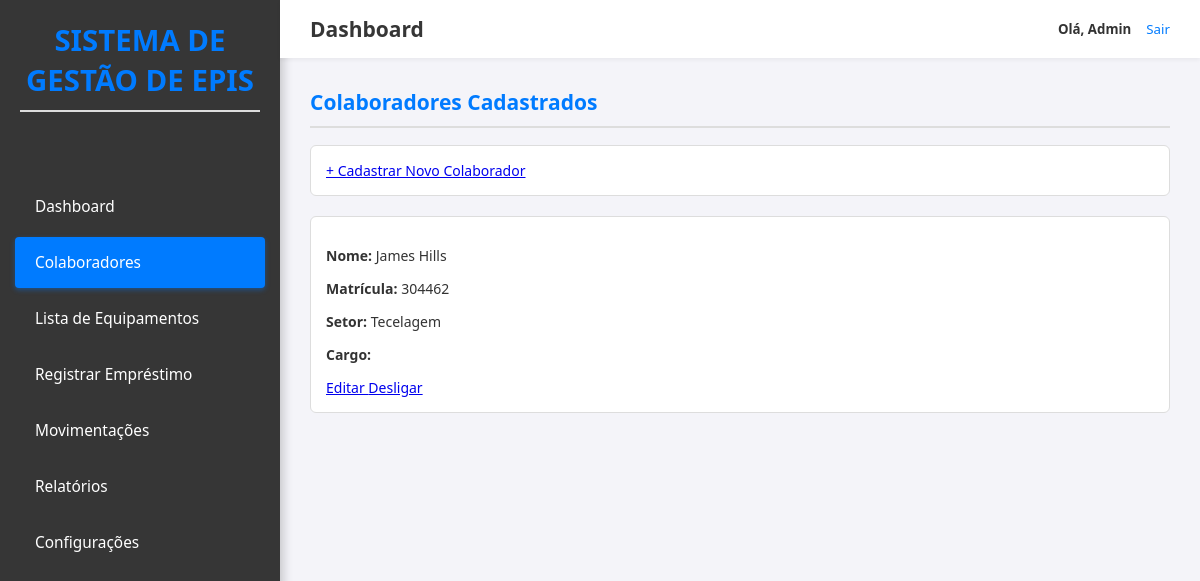
Before: /gerenciar/colaboradores/ (signed in) with the older database file.
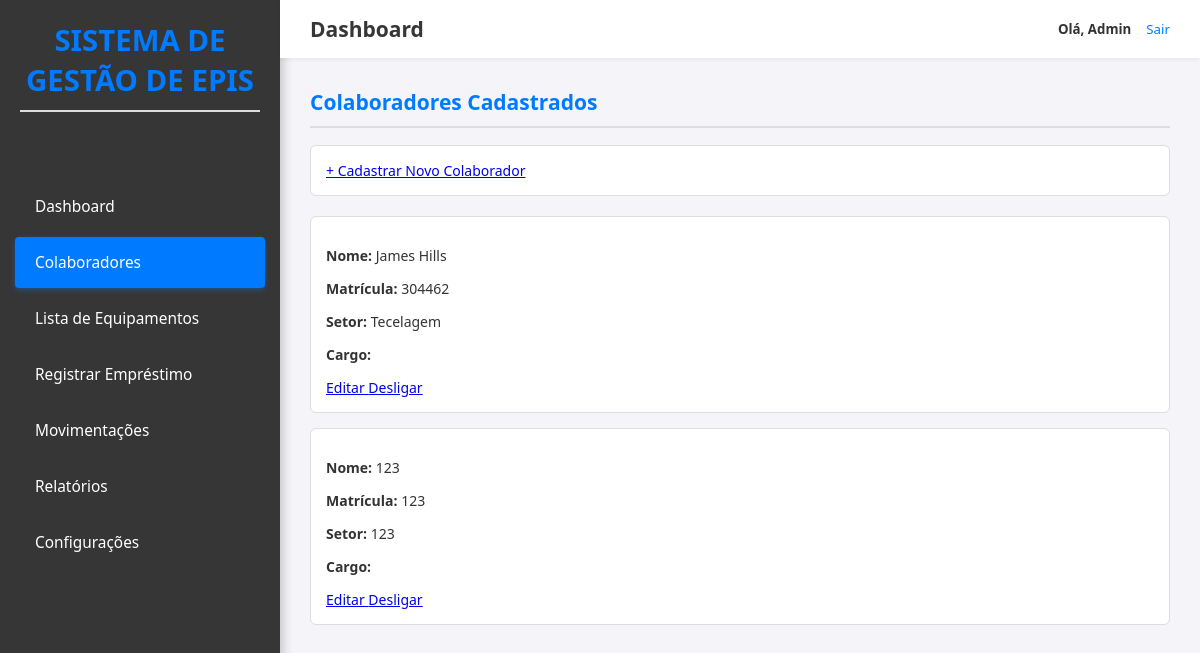
After: the same page with the newer database file.
### gerenciador_de_epi/models.py (models this page shows, shortened)
class Colaborador(models.Model):
    nome_completo = models.CharField(
        max_length=200,
        verbose_name='Nome Completo'
    )
    matricula = models.CharField(
        max_length=50,
        unique=True,
        verbose_name='Matrícula'
    )
    setor = models.CharField(
        max_length=100,
        verbose_name='Setor'
    )

### gerenciador_de_epi/views.py (the view)
# urls.py: path('colaboradores/', views.listar_colaboradores, name='listar_colaboradores'),
@login_required
def listar_colaboradores(request):
    colaboradores = Colaborador.objects.all()
    contexto = {
        'lista_colaboradores': colaboradores
    }
    return render(request, 'gerenciador_de_epi/colaboradores_lista.html', contexto)

### gerenciador_de_epi/templates/gerenciador_de_epi/colaboradores_lista.html
{% extends 'gerenciador_de_epi/base.html' %}
{% block content %}
    <h2>Colaboradores Cadastrados</h2>
    <div style="margin-bottom: 20px;">
        <a href="{% url 'cadastrar_colaborador' %}" class="btn-primary">
            + Cadastrar Novo Colaborador
        </a>
    </div>
    {% for colaborador in lista_colaboradores %}
        <div class="movimentacao-card">
            <p><strong>Nome:</strong> {{ colaborador.nome_completo }}</p>
            <p><strong>Matrícula:</strong> {{ colaborador.matricula }}</p>
            <p><strong>Setor:</strong> {{ colaborador.setor }}</p>
            <p><strong>Cargo:</strong> {{ colaborador.cargo }}</p>
            <div class="card-actions">
                <a href="{% url 'editar_colaborador' pk=colaborador.pk %}" class="action-link">
                    Editar
                </a>
                <a href="{% url 'deletar_colaborador' pk=colaborador.pk %}" class="action-link delete">
                    Desligar
                </a>
            </div>
        </div>
    {% empty %}
        <p>Nenhum colaborador encontrado.</p>
    {% endfor %}
{% endblock content %}

### gerenciador_de_epi/templates/gerenciador_de_epi/base.html (shortened to what this page needs)
{% load static %}
<!DOCTYPE html>
<html lang="pt-BR">
<head>
    <link rel="stylesheet" href="{% static 'css/style.css' %}">
</head>
<body>
    <div id="container">
        <div id="sidebar">
            <header>
                <div class="logo">
                    <h2>Sistema de Gestão de EPIs</h2>
                </div>
            </header>
            <nav>
                <a href="{% url 'dashboard' %}"
                    class="nav-button {% if request.resolver_match.url_name == 'dashboard' %}active{% endif %}">
                    Dashboard
                </a>
                <a href="{% url 'listar_colaboradores' %}"
                    class="nav-button {% if request.resolver_match.url_name == 'listar_colaboradores' or request.resolver_match.url_name == 'cadastrar_colaborador' or request.resolver_match.url_name == 'editar_colaborador' %}active{% endif %}">
                    Colaboradores
                </a>
                <a href="{% url 'listar_epis' %}"
                    class="nav-button {% if request.resolver_match.url_name == 'listar_epis' or request.resolver_match.url_name == 'cadastrar_epi' %}active{% endif %}">
                    Lista de Equipamentos
                </a>
                <a href="{% url 'registrar_emprestimo' %}"
                    class="nav-button {% if request.resolver_match.url_name == 'registrar_emprestimo' %}active{% endif %}">
                    Registrar Empréstimo
                </a>
                <a href="{% url 'listar_emprestimos' %}"
                    class="nav-button {% if request.resolver_match.url_name == 'listar_emprestimos' %}active{% endif %}">
                    Movimentações
                </a>
                <a href="#" class="nav-button">
                    Relatórios
                </a>
                <a href="#" class="nav-button">
                    Configurações
                </a>
            </nav>
        </div>
        <div id="main-content">
            <header id="top-header">
                <h1>{{ page_title|default:'Dashboard' }}</h1>
                <div id="user-info">
                    <span style="font-weight: bold;">Olá, {{ user.username|capfirst }}</span>
                    <a href="{% url 'logout' %}" id="logout-link">
                        Sair
                    </a>
                </div>
            </header>
            <div id="content-body">
                {% block content %}
                {% endblock content %}
            </div>
        </div>
    </div>
</body>
</html>

### gerenciador_de_epi/static/css/style.css (style rules this page uses)
:root { --primary-color: #007bff; --secondary-color: #363636; --background-color: #f4f4f9; --text-color: #333; --border-color: #ddd; --hover-color: #2c2c2c; --active-color: #0069d9; }
body { margin: 0; font-family: 'Segoe UI', Tahoma, Geneva, Verdana, sans-serif; background-color: var(--background-color); color: var(--text-color); font-size: 14px; }
#container { display: flex; min-height: 100vh; }
#sidebar { width: 280px; background-color: var(--secondary-color); color: white; box-shadow: 3px 0 10px rgba(0, 0, 0, 0.2); display: flex; flex-direction: column; padding-top: 20px; }
#sidebar header { text-align: center; padding: 0 20px 20px 20px; font-size: 1.4em; font-weight: 600; margin-bottom: 20px; color: #f4f4f9; text-transform: uppercase; }
#sidebar nav { flex-grow: 1; }
#sidebar nav a { display: block; padding: 15px 20px; margin: 5px 15px; border-radius: 4px; text-decoration: none; color: white; transition: all 0.2s; font-weight: 500; font-size: 1.1em; }
#sidebar nav a.active { background-color: var(--primary-color); box-shadow: 0 2px 5px rgba(0, 123, 255, 0.4); }
#main-content { flex-grow: 1; display: flex; flex-direction: column; }
#top-header { background-color: white; padding: 15px 30px; display: flex; justify-content: space-between; align-items: center; box-shadow: 0 2px 4px rgba(0, 0, 0, 0.05); }
#top-header h1 { margin: 0; font-size: 1.5em; color: var(--secondary-color); }
#user-info { display: flex; align-items: center; font-size: 0.95em; }
#user-info a { color: var(--primary-color); text-decoration: none; margin-left: 15px; }
#content-body { padding: 30px; flex-grow: 1; }
h2 { color: var(--primary-color); border-bottom: 2px solid var(--border-color); padding-bottom: 10px; margin-top: 0; }
#content-body > div { background-color: white; border: 1px solid var(--border-color); border-radius: 6px; padding: 15px; margin-bottom: 15px; transition: box-shadow 0.2s; }

Changed rows visible on the page:
added Colaborador: nome_completo "123", matricula "123", setor "123"
